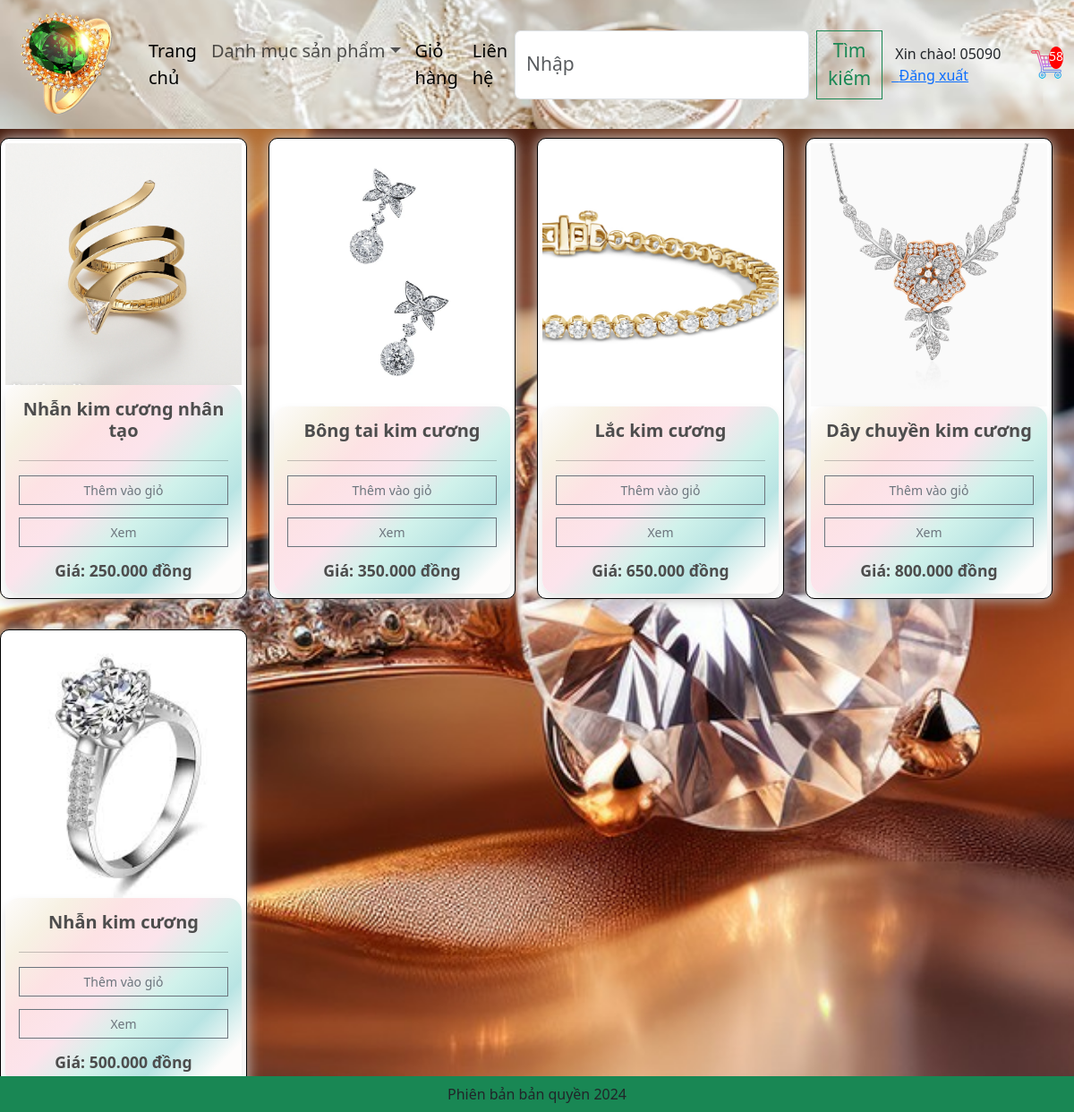
The page /category/?category=trang-suc-bang-kim-cuong (signed in) on the database its author committed.
### app/models.py (models this page shows, shortened)
class Product(models.Model):
    category = models.ManyToManyField(Category,related_name='product')
    name = models.CharField(max_length=200, null=True)  # Tên sản phẩm
    price = models.FloatField()  # Giá của sản phẩm
    digital = models.BooleanField(default=False, null=True, blank=False)  # Nếu là sản phẩm số
    image = models.ImageField(null=True, blank=True)  # Ảnh của sản phẩm
    detail = models.TextField(null=True,blank=True)
    @property
    def ImageURL(self):
        try:
            url = self.image.url
        except:
            url = ''
        return url

### app/views.py (the view)
# urls.py: path('category/', views.category, name="category"),
def category(request):
    categories = Category.objects.filter(is_sub=False)
    active_category_slug = request.GET.get('category', '')
    products = []  # Khởi tạo products là list rỗng
    active_category = None # Khởi tạo active_category
    if active_category_slug:
        active_category = get_object_or_404(Category, slug=active_category_slug) # Lấy category theo slug, trả về 404 nếu không tìm thấy
        products = Product.objects.filter(category=active_category) # Filter theo ForeignKey
    if request.user.is_authenticated:
      customer = request.user
      order, created = Order.objects.get_or_create(customer=customer, complete=False)
      items = order.orderitem_set.all()
      cartItems = order.get_cart_items
    else:
      cartItems = 0
    context = {
        'categories': categories,
        'products': products,
        'active_category': active_category, # Truyền category đã tìm được, hoặc None nếu không có slug
        'cartItems':cartItems,
    }
    return render(request, 'app/category.html', context)

### app/models.py (called while the page is built)
    @property
    def get_cart_items(self):
        orderitems = self.orderitem_set.all()  # Lấy tất cả các OrderItem trong đơn hàng
        total = sum([item.quantity for item in orderitems])  # Tổng số lượng sản phẩm
        return total

### app/templatetags/custom_filters.py (called while the page is built)
@register.filter
def format_currency(value):
    try:
        value = int(value)
    except (ValueError, TypeError):
        return value  # Trả lại nguyên giá trị nếu không phải số
    formatted_value = f"{value:,}".replace(",", ".")
    return f"{formatted_value} đồng"

### app/templates/app/category.html (shortened to what this page needs)
{% extends 'app/base.html' %}
{% load static %}
        {% block register %}
        <div class="row" style='width:100%;'>
          {% for product in products %}
          <div class="col-lg-3 mb-4">
            <div class="box-element product" style="height: 515px; border: 1px solid #000000; border-radius: 10px; display: flex; flex-direction: column; justify-content: space-between;">
                <div class="image-container" style="height: 300px; width: 100%; overflow: hidden; display: flex; justify-content: center; align-items: center;">
                    <img class="thumbnail" src="{{product.ImageURL}}"
                        style="width: 100%; height: 100%; object-fit: cover;">
                </div>
                <div class="content-container" style="padding: 15px; display: flex; flex-direction: column; justify-content: space-between; flex-grow: 1;">
                    <h6 style="text-align: center; font-size: 1.25rem; font-weight: bold; margin-bottom: 5px;">
                        {{ product.name }}
                    </h6>
                    <hr>
                    <div class="button-price-container" style="display: flex; flex-direction: column; justify-content: space-between; flex-grow: 1;">
                        <div class="buttons mb-2" style="display: flex; flex-direction: column; gap: 6px;">
                            <button data-product={{product.id}} data-action = "add" class="btn btn-outline-secondary add-btn w-100 mb-2 update-cart">Thêm vào giỏ</button>
                            <a class="btn btn-outline-secondary add-btn w-100 mb-2" href="{%url 'detail' %}?id={{product.id}}">Xem</a>
                        </div>
                        {% load custom_filters %}
                        <h3 class="text-center mb-0" style="font-size: 1.1rem;">
                            <strong>Giá: {{product.price | format_currency }}</strong>
                        </h3>
                    </div>
                </div>
            </div>
          </div>
          {% endfor %}
        </div>
        {% endblock register %}

### app/templates/app/base.html (shortened to what this page needs)
{% load static %}
<!DOCTYPE html>
<html>
    <head>
        <link href="https://cdn.jsdelivr.net/npm/bootstrap@5.3.3/dist/css/bootstrap.min.css" rel="stylesheet">
        <link href="{% static 'app/css/style.css' %}" rel="stylesheet">
        <link href="{% static 'app/css/owl.carousel.min.css' %}" rel="stylesheet">
        <link href="{% static 'app/css/all.min.css' %}" rel="stylesheet">
        <link rel="stylesheet" type="text/css" href="{% static 'app/css/main.css' %}">
    </head>
    <body>
        <nav class="navbar navbar-expand-lg bg-body-tertiary">
            <div class="container-fluid">
                <a class="navbar-brand" href="{% url 'home' %}">
                    <img src="{% static 'app/images/jewelrylogo.png' %}" id="logo" width="120" height="100" alt="Logo">
                </a>
                <div class="collapse navbar-collapse" id="navbarSupportedContent">
                    <ul class="navbar-nav  me-auto mb-2 mb-lg-0">
                        <li class="nav-item">
                            <a class="nav-link active" href="{% url 'home' %}">Trang chủ</a>
                        </li>
                        <li class="nav-item dropdown">
                            <a class="nav-link dropdown-toggle" href="#" role="button" data-bs-toggle="dropdown">Danh mục sản phẩm</a>
                        </li>
                        <li class="nav-item">
                            <a class="nav-link active" href="{% url 'cart' %}">Giỏ hàng</a>
                        </li>
                        <li class="nav-item">
                            <a class="nav-link active" href="{% url 'contact' %}">Liên hệ</a>
                        </li>
                    </ul>
                    <div class="navbar-right">
                        <form class="d-flex" role="search" method = POST action = "{% url 'search' %}">
                            <input class="form-control me-2" type="search" placeholder="Nhập" aria-label="Search" name = "searched">
                            <button class="btn btn-outline-success" type="submit">Tìm kiếm</button>
                        </form>
                         <div class="form-inline my-2 my-lg-0 {% if not user.is_authenticated %}d-none{% endif %}">
                            <span> Xin chào! {{ request.user }}</span>
                             <span><a href="{% url 'logout' %}">  Đăng xuất</a></span>
                         </div>
                         <div class="form-inline my-2 my-lg-0 d-flex align-items-center">
                                <a href="{% url 'cart' %}" class="cart-link">
                                   <img id="cart-icon" class="img-fluid" style="width: 50px;" src="{% static 'images/shoppingcart.png' %}" alt="Cart Icon">
                                </a>
                                <p id="cart-total" class="fs-8 ms-0">{{ cartItems }}</p>
                         </div>
                       </div>
                </div>
            </div>
        </nav>
        {% block register %}{% endblock register %}
        <footer class="container-fluid bg-success text-center fixed-bottom p-2 mt-5">
            Phiên bản bản quyền 2024
        </footer>
    </body>
</html>

### app/static/app/css/style.css (style rules this page uses)
.add-btn { font-size: 14px; padding: 5px 10px; }
.image-container { width: 100px; height: 100px; overflow: hidden; }
.image-container img.thumbnail { width: 100%; height: 100%; object-fit: cover; }
.box-element.product h6 { text-align: center; font-size: 1.2rem; }
.box-element.product h3 { text-align: center; font-size: 1.5rem; }
#logo { position: relative; height: auto; margin-right: 10px; transition: transform 0.3s ease, box-shadow 0.3s ease; z-index: 10; }
.cart-link { transition: transform 0.2s ease-in-out; }
.content-container { background: linear-gradient( 135deg, #fdfcfb, #f7f1e3 15%, #fde2e4 30%, #fce4ec 45%, #d1f2eb 60%, #b8e4e3 75%, #fdfcfb 90% ); border-radius: 15px; padding: 25px; box-shadow: 0 6px 12px rgba(0, 0, 0, 0.1); transition: background 0.5s ease; }
body { background-image: url('/static/app/images/background.jpg'); background-repeat: no-repeat; background-size: cover; background-position: center center; background-attachment: fixed; }
.navbar { background-image: url('/static/app/images/navbar-bg.jpg'); background-repeat: no-repeat; background-size: cover; background-position: center center; }
.navbar-collapse { display: flex; align-items: center; justify-content: flex-start; }
.navbar-right { display: flex; align-items: center; margin-left: auto; }
.navbar-right > * { margin-left: 10px; }
.navbar-right form { margin: 0; }
.form-control { width: auto; }
.text-center { text-align: center; }

### app/static/app/css/main.css (style rules this page uses)
body { background-color: hsl(0, 0%, 98%); }
h1,h2,h3,h4,h5,h6 { color:hsl(0, 0%, 30%); }
.box-element { box-shadow:hsl(0, 0%, 80%) 0 0 16px; background-color: #fff; border-radius: 4px; padding: 5px; }
.thumbnail { width: 350px; height:200px; -webkit-box-shadow: -1px -3px 5px -2px rgba(214,214,214,1); -moz-box-shadow: -1px -3px 5px -2px rgba(214,214,214,1); box-shadow: -1px -3px 5px -2px rgba(214,214,214,1); }
.product { border-radius: 0 0 4px 4px; }
#cart-icon { width:25px; display: inline-block; margin-left: 15px; }
#cart-total { display: block; text-align: center; color:#fff; background-color: red; width: 20px; height: 25px; border-radius: 50%; font-size: 14px; }
.col-lg-3, .col-lg-4, .col-lg-6, .col-lg-8, .col-lg-12 { margin-top: 10px; }
.btn { border-radius: 0; }
.box-element.product h6 { text-align: center; font-size: 1.2rem; }
.box-element.product h3 { text-align: center; font-size: 1.5rem; }

### app/templates/app/base.html (style rules this page uses)
.navbar .nav-link { font-size: 20px; }
.navbar .navbar-brand { font-size: 25px; }
.form-control { font-size: 21px; }
.btn-outline-success { font-size: 21px; }

### rows shown on the page
Product: ImageURL (picture), name "Nhẫn kim cương nhân tạo", price "250.000 đồng"
Product: ImageURL (picture), name "Bông tai kim cương", price "350.000 đồng"
Product: ImageURL (picture), name "Lắc kim cương", price "650.000 đồng"
Product: ImageURL (picture), name "Dây chuyền kim cương", price "800.000 đồng"
Product: ImageURL (picture), name "Nhẫn kim cương", price "500.000 đồng"

### other values the page prints
{{ request.user }} "05090"
{{ cartItems }} "58"
